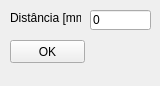
<?xml version="1.0" encoding="UTF-8"?>
<ui version="4.0">
 <class>Distance_between_walls</class>
 <widget class="QWidget" name="Distance_between_walls">
  <property name="geometry">
   <rect>
    <x>0</x>
    <y>0</y>
    <width>160</width>
    <height>86</height>
   </rect>
  </property>
  <property name="minimumSize">
   <size>
    <width>160</width>
    <height>86</height>
   </size>
  </property>
  <property name="windowTitle">
   <string>Distance_between_walls</string>
  </property>
  <widget class="QLineEdit" name="entrada">
   <property name="geometry">
    <rect>
     <x>90</x>
     <y>10</y>
     <width>61</width>
     <height>20</height>
    </rect>
   </property>
   <property name="text">
    <string>0</string>
   </property>
  </widget>
  <widget class="QLabel" name="label">
   <property name="geometry">
    <rect>
     <x>10</x>
     <y>10</y>
     <width>71</width>
     <height>16</height>
    </rect>
   </property>
   <property name="text">
    <string>Distância [mm]:</string>
   </property>
  </widget>
  <widget class="QPushButton" name="btn_ok">
   <property name="geometry">
    <rect>
     <x>10</x>
     <y>40</y>
     <width>75</width>
     <height>23</height>
    </rect>
   </property>
   <property name="text">
    <string>OK</string>
   </property>
  </widget>
 </widget>
 <resources/>
 <connections/>
</ui>
